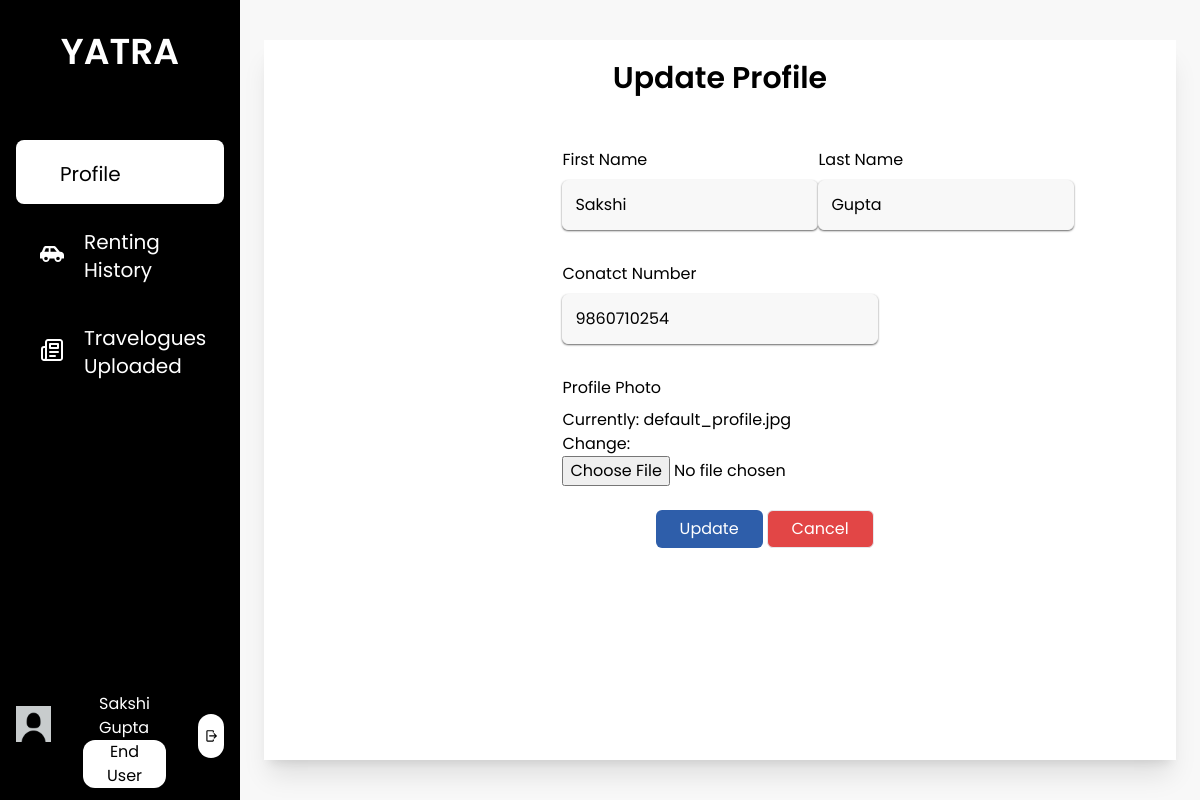
Page /enduser_update_profile/ (signed in) on the committed database.
### base/models.py (models this page shows, shortened)
class EndUser(models.Model):
    user = models.OneToOneField(User, on_delete=models.CASCADE, related_name="enduser")
    first_name = models.CharField(max_length=25)
    last_name = models.CharField(max_length=25)
    email = models.EmailField()
    phone_number = models.CharField(max_length=10)
    citizenship_id = models.CharField(max_length=20, null= True, blank=True)
    citizenship = models.ImageField(upload_to='enduser/profile',  default='default_photo.jpg')
    license_no = models.CharField(max_length=20, null= True, blank=True)
    license = models.ImageField(upload_to='enduser/profile',  default='default_photo.jpg')
    pic = models.ImageField(upload_to='enduser/profile', default='default_profile.jpg')
    is_approved = models.CharField(max_length=10, choices=status, default="Pending")
    is_blocked = models.BooleanField(default=False)

### base/views.py (the view, shortened to what this page needs)
# urls.py: path('enduser_update_profile/', views.enduser_update_profile, name='enduser_update_profile'),
def enduser_update_profile(request):
    enduser = request.user.enduser
    enduser_update_form = EndUserUpdateForm(instance=enduser)
    context = {
        'enduser_update_form': enduser_update_form
    }
    return render(request, 'enduser/enduser_update_profile.html', context)

### base/forms.py
class EndUserUpdateForm(forms.ModelForm):
    class Meta:
        model = EndUser
        fields = ['first_name', 'last_name', 'phone_number', 'pic']

### base/templatetags/user_group.py (called while the page is built)
@register.filter(name='has_group')
def has_group(user, group_name):
    return user.groups.filter(name=group_name).exists()

### base/templates/enduser/enduser_update_profile.html (shortened to what this page needs)
{% extends 'base/base.html' %}
{% load static %}
{% load user_group %}
{% load widget_tweaks %}
{% block content%}
<div class="h-screen w-full px-6 py-10 bg-theme">
    <div class="bg-white h-full flex flex-col shadow-xl">
        <div class="p-3">
            <p class="text-center text-3xl font-semibold pt-2 pb-4">Update Profile</p>
            <div class="w-2/5 mx-auto items-center p-5">
                <form action="{% url 'enduser_update_profile' %}" method="post" enctype="multipart/form-data">
                    <div class="flex justify-between mt-4">
                        <div class="flex flex-col">
                            <label class="mb-2">First Name</label>
                            {% render_field enduser_update_form.first_name class="input-fields w-64"  %}
                        </div>
                        <div class="flex flex-col">
                            <label class="mb-2">Last Name</label>
                            {% render_field enduser_update_form.last_name class="input-fields w-64"  %}
                        </div>
                    </div>
                    <div class="flex flex-col mt-4">
                        <label class="mb-2">Conatct Number</label>
                        {% render_field enduser_update_form.phone_number class="input-fields w-full"  %}
                    </div>
                    <div class="flex flex-col mt-4">
                        <label class="mb-2">Profile Photo</label>
                        <div>
                            {% render_field enduser_update_form.pic  %}
                        </div>
                    </div>
                    <div class="flex justify-end mt-6">
                        <button class="btn py-1.5 px-6" type="submit">Update</button>
                        <a href="{{request.META.HTTP_REFERER}}" class="bg-danger px-6 py-1.5 text-white rounded-md mx-1 border no-underline"> Cancel</a>
                    </div>
                </form>
            </div>
        </div>
    </div>
</div>
{% endblock content %}

### base/templates/base/base.html (shortened to what this page needs)
{% load static tailwind_tags %}
{% load user_group %}
<html lang="en">
<head>
    {% tailwind_css %}
</head>
<body class="font-poppins min-h-screen">
    <div class="flex flex-row">
        <div class="flex w-1/5 bg-black h-screen text-white">
            <div class="w-full relative">
                <div class="flex justify-center pb-8">
                    <a href="{% url 'home' %}" class="py-8">
                        <span class="text-4xl text-center font-semibold">YATRA</span>
                    </a>
                </div>
                {% if user|has_group:'enduser' %}
                <div class="text-xl">
                    {% with request.resolver_match.url_name as url_name %}
                    <ul class="px-4">
                        <a href="{% url 'enduser_profile' %}" class="nav-bar-items {% if url_name == 'enduser_profile' or url_name == 'enduser_update_profile' or url_name == 'enduser_upload_documents' %}active{% endif %}">
                            <li class="nav-bar-li">
                                Profile
                            </li>
                        </a>
                        <a href="{% url 'renting_history' %}" class="nav-bar-items {% if url_name == 'renting_history' %}active{% endif %}">
                            <img src="{% static 'images/Vehicle.svg' %}" alt="">
                            <li class="nav-bar-li">
                               Renting History
                            </li>
                        </a>
                        <a href="{% url 'travelogues_uploaded' %}" class="nav-bar-items {% if url_name == 'travelogues_uploaded' %}active{% endif %}">
                            <img src="{% static 'images/blog.svg' %}" alt="">
                            <li class="nav-bar-li ">
                               Travelogues Uploaded
                            </li>
                        </a>
                    </ul>
                    {% endwith %}
                </div>
                <div class="flex flex-row absolute bottom-0 justify-evenly py-3 px-4 w-full">
                    <a href="{% url 'enduser_profile' %}" class=" ">
                        <img src="{% static 'images/default_profile.jpg' %}" style="object-fit: contain" alt="" class="w-20 h-20 object-cover rounded-full ">
                    </a>
                    <div class="flex flex-col px-8 justify-evenly">
                        <p class="text-generalBackground px-4 mt-2 ">{{ user.enduser.first_name }} {{ user.enduser.last_name }}</p>
                        <p class="text-gray px-4 text-center rounded-xl bg-white text-black py-0.75 ">End User</p>
                    </div>
                    <div class="ml-auto my-auto flex-end p-1.5 bg-white rounded-full">
                        <a href="{% url 'logout' %}">
                            <img src="{% static 'images/logout.svg' %}" alt="" class="h-8">
                        </a>
                    </div>
                </div>
                {% endif %}
            </div>
        </div>
        <div class="flex w-4/5 h-screen relative overflow-y-auto">
            {% block content %}
            {% endblock content%}
        </div>
    </div>
</body>
</html>

### rows in the picture
EndUser: first_name "Sakshi", last_name "Gupta", phone_number "9860710254"

### other values in the picture
{{ user.enduser.first_name }} "Sakshi"
{{ user.enduser.last_name }} "Gupta"
